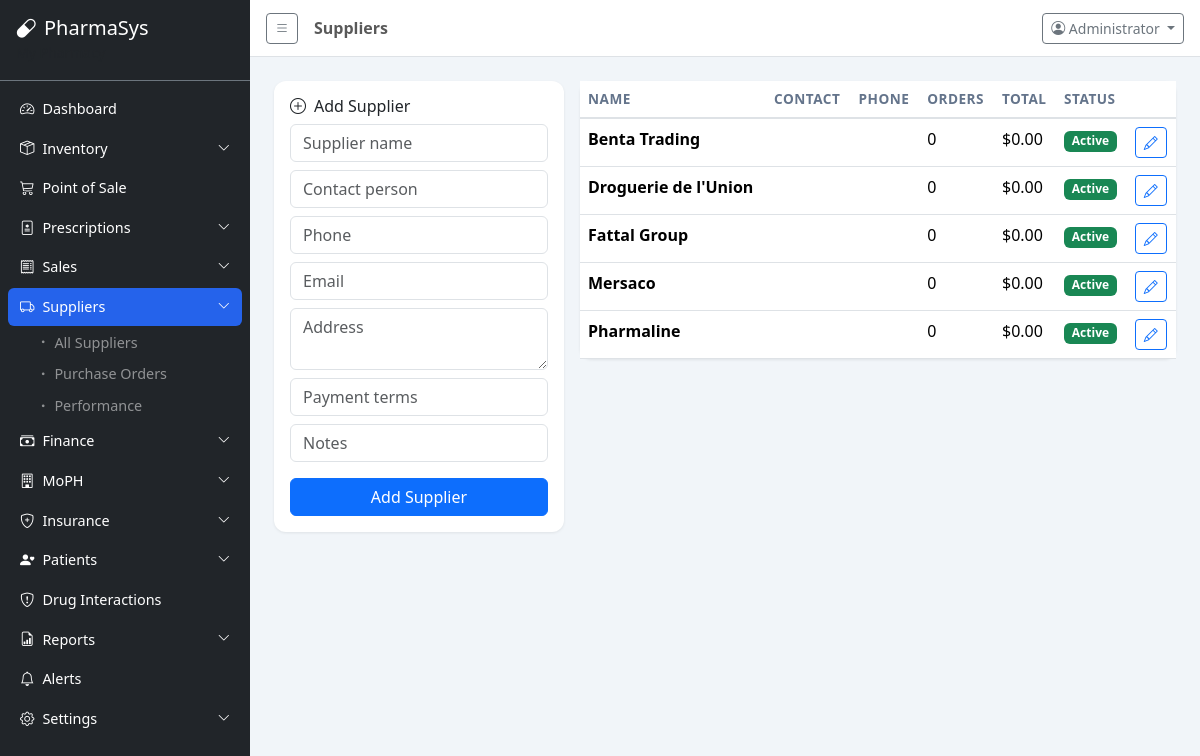
Screenshot of /modules/suppliers/index.php (signed in) with the database file from the repository.
### tables this page shows
CREATE TABLE suppliers (
    id INT AUTO_INCREMENT PRIMARY KEY,
    name VARCHAR(150) NOT NULL,
    contact_person VARCHAR(100),
    phone VARCHAR(20),
    email VARCHAR(100),
    address TEXT,
    payment_terms VARCHAR(100),
    notes TEXT,
    is_active TINYINT(1) DEFAULT 1,
    created_at TIMESTAMP DEFAULT CURRENT_TIMESTAMP,
    updated_at TIMESTAMP DEFAULT CURRENT_TIMESTAMP ON UPDATE CURRENT_TIMESTAMP
);

### includes/functions.php (called while the page is built, shortened)
<?php
function sanitize($input) {
    return htmlspecialchars(trim($input), ENT_QUOTES, 'UTF-8');
}
function formatCurrency($amount, $currency = 'USD') {
    return '$' . number_format($amount, 2);
}

### modules/suppliers/index.php (the view, shortened to what this page needs)
<?php
require_once __DIR__ . '/../../includes/header.php';
$db = getDB();
$suppliers = $db->query("SELECT s.*, (SELECT COUNT(*) FROM purchase_orders WHERE supplier_id = s.id) as order_count, (SELECT COALESCE(SUM(total),0) FROM purchase_orders WHERE supplier_id = s.id AND status != 'cancelled') as total_purchases FROM suppliers s ORDER BY s.name")->fetchAll();
?>
<div class="row g-3">
    <div class="col-lg-4">
        <div class="card p-3">
            <h6><i class="bi bi-plus-circle me-2"></i>Add Supplier</h6>
            <form method="POST">
                <div class="mb-2"><input type="text" class="form-control" name="name" placeholder="Supplier name" required></div>
                <div class="mb-2"><input type="text" class="form-control" name="contact_person" placeholder="Contact person"></div>
                <div class="mb-2"><input type="tel" class="form-control" name="phone" placeholder="Phone"></div>
                <div class="mb-2"><input type="email" class="form-control" name="email" placeholder="Email"></div>
                <div class="mb-2"><textarea class="form-control" name="address" placeholder="Address" rows="2"></textarea></div>
                <div class="mb-2"><input type="text" class="form-control" name="payment_terms" placeholder="Payment terms"></div>
                <div class="mb-3"><input type="text" class="form-control" name="notes" placeholder="Notes"></div>
                <button type="submit" name="add" value="1" class="btn btn-primary w-100">Add Supplier</button>
            </form>
        </div>
    </div>
    <div class="col-lg-8">
        <div class="card">
            <div class="table-responsive">
                <table class="table data-table table-hover mb-0">
                    <thead><tr><th>Name</th><th>Contact</th><th>Phone</th><th>Orders</th><th>Total</th><th>Status</th><th></th></tr></thead>
                    <tbody>
                        <?php foreach ($suppliers as $s): ?>
                        <tr>
                            <td><strong><?= sanitize($s['name']) ?></strong></td>
                            <td><?= sanitize($s['contact_person'] ?? '-') ?></td>
                            <td><?= sanitize($s['phone'] ?? '-') ?></td>
                            <td><?= $s['order_count'] ?></td>
                            <td><?= formatCurrency($s['total_purchases']) ?></td>
                            <td><span class="badge bg-<?= $s['is_active'] ? 'success' : 'secondary' ?>"><?= $s['is_active'] ? 'Active' : 'Inactive' ?></span></td>
                            <td><button class="btn btn-sm btn-outline-primary" data-bs-toggle="modal" data-bs-target="#editSup<?= $s['id'] ?>"><i class="bi bi-pencil"></i></button></td>
                        </tr>
                        <?php endforeach; ?>
                    </tbody>
                </table>
            </div>
        </div>
    </div>
</div>
<?php require_once __DIR__ . '/../../includes/footer.php'; ?>

### assets/css/style.css (style rules this page uses)
:root { --sidebar-width: 250px; --primary: #2563EB; --primary-dark: #1D4ED8; --success: #059669; --warning: #D97706; --danger: #DC2626; --info: #0891B2; }
body { font-family: 'Segoe UI', system-ui, -apple-system, sans-serif; background: #F1F5F9; min-height: 100vh; }
.card { border: none; border-radius: 12px; box-shadow: 0 1px 3px rgba(0,0,0,0.08); transition: box-shadow 0.2s; }
.table th { font-weight: 600; font-size: 0.85rem; text-transform: uppercase; color: #64748B; letter-spacing: 0.5px; border-bottom-width: 2px; }

### rows the page displays
suppliers: name "Benta Trading", order_count "0", total_purchases "$0.00", is_active "Active"
suppliers: name "Droguerie de l'Union", order_count "0", total_purchases "$0.00", is_active "Active"
suppliers: name "Fattal Group", order_count "0", total_purchases "$0.00", is_active "Active"
suppliers: name "Mersaco", order_count "0", total_purchases "$0.00", is_active "Active"
suppliers: name "Pharmaline", order_count "0", total_purchases "$0.00", is_active "Active"

### other values shown
APP_NAME "PharmaSys"
$item['label'] "Dashboard"
$item['label'] "Inventory"
$item['label'] "Point of Sale"
$item['label'] "Prescriptions"
$item['label'] "Sales"
$item['label'] "Suppliers"
$child['label'] "All Suppliers"
$child['label'] "Purchase Orders"
$child['label'] "Performance"
$item['label'] "Finance"
$item['label'] "MoPH"
$item['label'] "Insurance"
$item['label'] "Patients"
$item['label'] "Drug Interactions"
